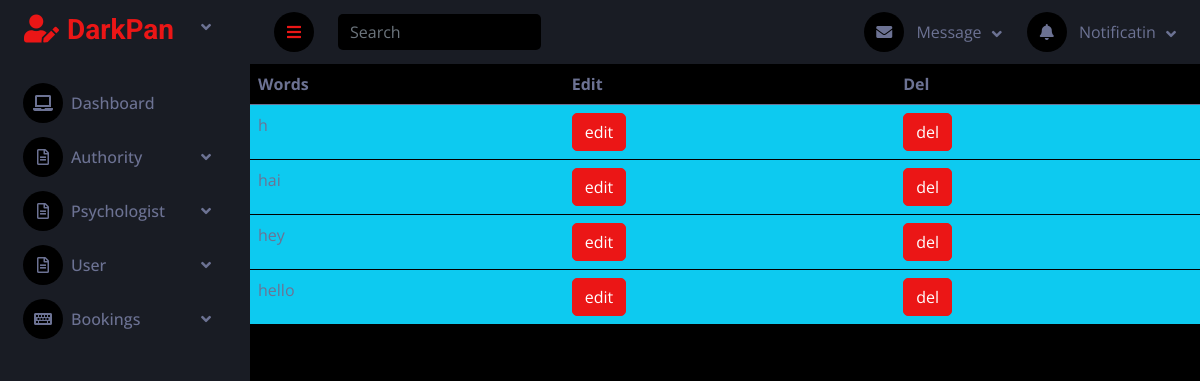
The page /bltab on the database its author committed.
### adminapp/models.py (models this page shows)
class bldb(models.Model):
    bwrd=models.CharField(max_length=200)

### adminapp/views.py (the view)
# urls.py: path('bltab',views.bltab,name='bltab'),
def bltab(request):
    info=bldb.objects.all()
    cont={
        'inf':info
    }
    return render(request,'bltab.html',cont)

### adminapp/templates/bltab.html
{% extends 'aindx.html' %}
{% block cnt %}
<div class="card-block table-border-style">
    <div class="table-responsive">
        <table class="table table-inverse">
            <thead>
                <tr>
                    <th>Words</th>
                    <th>Edit</th>
                    <th>Del</th>
                </tr>
            </thead>
            <tbody>
                {% for i in inf %}
                <tr class="bg-info">
                    <td>{{i.bwrd}}</td>
                    <td><a href="{% url 'blu' i.id %}"><button class="btn btn-primary">edit</button></a></td>
                    <td><a href="{% url 'bldl' i.id %}"><button class="btn btn-primary">del</button></a></td>
                </tr>
                {% endfor %}
            </tbody>
        </table>
    </div>
</div>
{% endblock %}

### adminapp/static/css/style.css (style rules this page uses)
:root { --primary: #EB1616; --secondary: #191C24; --light: #6C7293; --dark: #000000; }
.btn { transition: .5s; }

### rows shown on the page
bldb: bwrd "h"
bldb: bwrd "hai"
bldb: bwrd "hey"
bldb: bwrd "hello"
